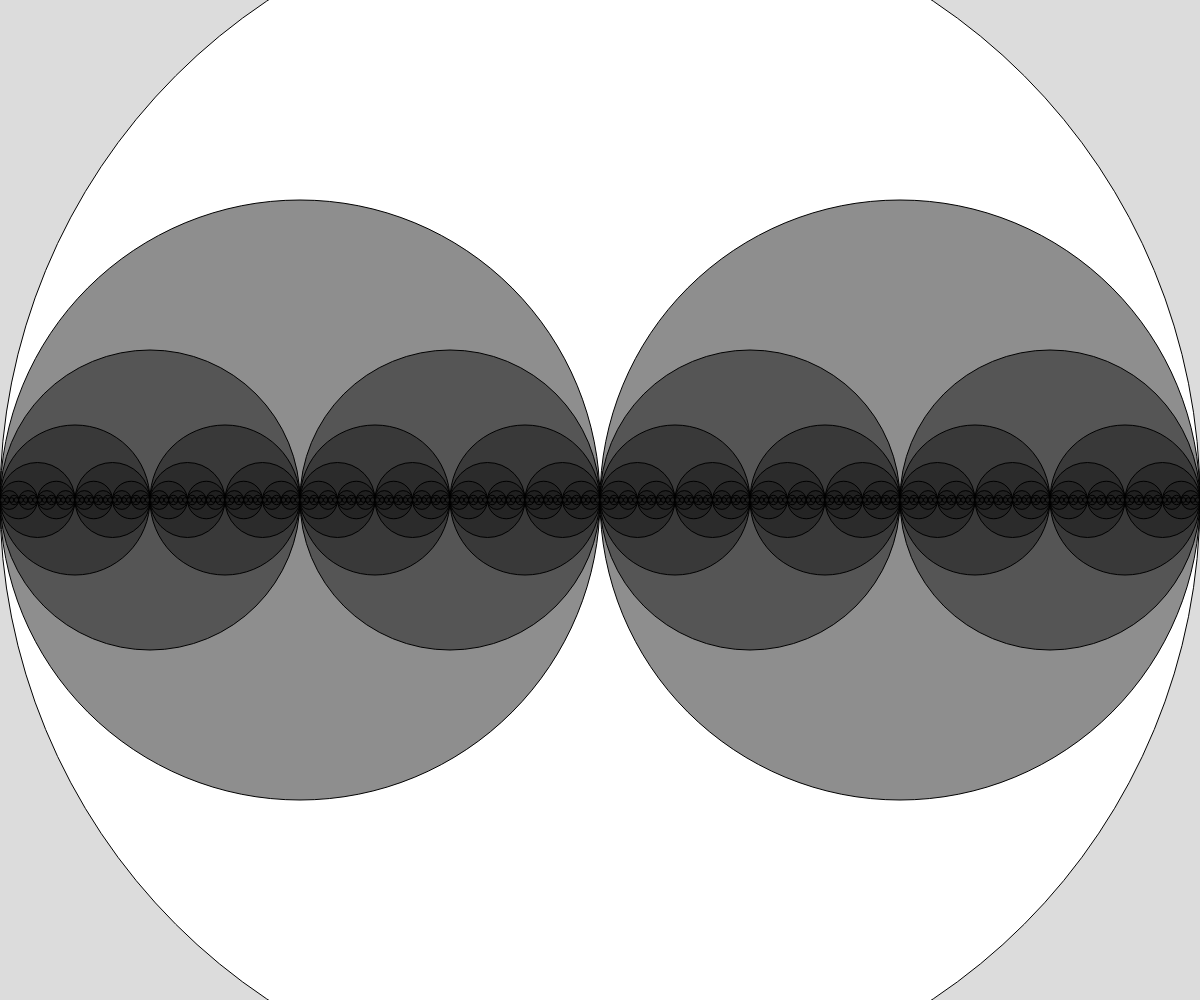
Frame 1 (no input)
Frame 60 (no input): identical to frame 1, image omitted
Frame 120 (the mouse pressed at the canvas centre since frame 60): identical to frame 1, image omitted

The p5.js sketch that drew this single still picture (run headless with seeded random() and noise() and a simulated clock; from frame 60 on, the mouse is pressed at the canvas centre):

// p5.js sketch
// ── sketch.js
// Recursive circles demo


function setup() {
  createCanvas(windowWidth, windowHeight);
}

function draw() {
  background(220);
  drawCircle(width/2, width/2);
}

function drawCircle(x, radius) {
  let fillColor = map(radius, width/2, 3, 255, 30);
  fill(fillColor);
  circle(x, height/2, radius * 2);
  if (radius > 3) {
    drawCircle(x - radius/2, radius/2);
    drawCircle(x + radius/2, radius/2);
  }
}
